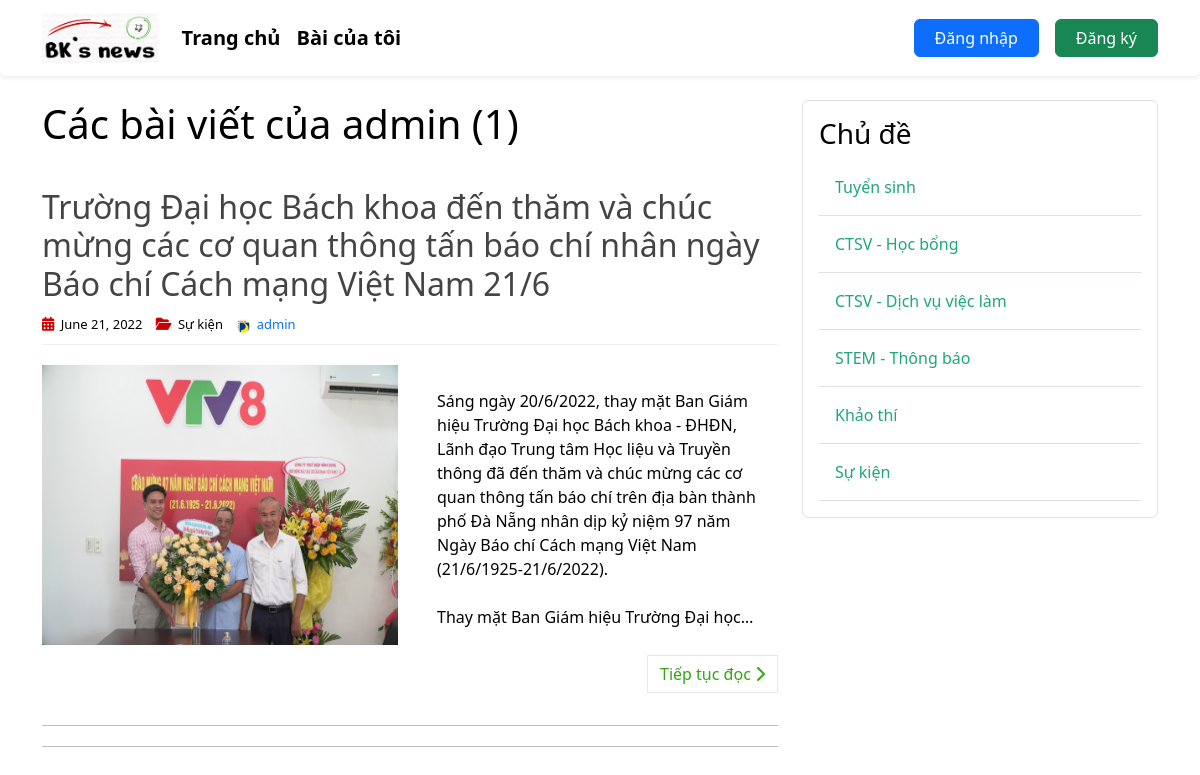
Screenshot of /user/admin with the database file from the repository.
### post_app/models.py (models this page shows, shortened)
class Post(models.Model):
    title = models.CharField(max_length=255)
    content = models.TextField()
    date_posted = models.DateTimeField(default=timezone.now)
    author = models.ForeignKey(User, on_delete=models.CASCADE)
    image = models.ImageField(default='default.jpg', upload_to='post_pics')
    topic = models.ForeignKey(Topic, on_delete=models.CASCADE, null=True, blank=False)

class Topic(models.Model):
    name = models.TextField(max_length=256)

### user_app/models.py (models this page shows, shortened)
class Profile(models.Model):
    user = models.OneToOneField(User, on_delete=models.CASCADE)
    avatar = models.ImageField(default='default.jpg', upload_to='profile_pics')

### post_app/views.py (the view)
# urls.py: path('user/<str:username>', UserPostListView.as_view(), name='user-posts'),
class UserPostListView(ListView):
    model = Post
    template_name = 'post/user_posts.html'
    context_object_name = 'posts'
    paginate_by = 5
    def get_queryset(self):
        user = get_object_or_404(User, username=self.kwargs.get('username'))
        return Post.objects.filter(author=user).order_by('-date_posted')
    def get_context_data(self, **kwargs):
        user = get_object_or_404(User, username=self.kwargs.get('username'))
        context = super(UserPostListView, self).get_context_data(**kwargs)
        context['posts'] = Post.objects.filter(author=user).order_by('-date_posted')
        context['topics'] = Topic.objects.all()
        return context

### post_app/templates/post/user_posts.html (shortened to what this page needs)
{% extends 'base.html' %}
{% load static %}
{% block post_content %}
<head>
    <link rel="stylesheet" type="text/css" href="{% static 'article/home.css' %}">
</head>
    <h1 class="mb-3">Các bài viết của {{ view.kwargs.username }} ({{ page_obj.paginator.count }})</h1>
    {% for post in posts %}
    <article>
        <header>
            <h2>
                <a href="{% url 'post-detail' post.id %}" class="post-title">
                    {{ post.title }}
                </a>
            </h2>
            <div class="entry-meta">
                <span>
                    <i class="fa-solid fa-calendar-days"></i>
                    {{ post.date_posted | date:"F d, Y" }}
                </span>
                <span>
                    <i class="fa-solid fa-folder-open"></i>
                    {{ post.topic.name }}
                </span>
                <span>
                    <img class="rounded-circle account-img" src="{{ post.author.profile.avatar.url }}" alt="account-image">
                    <a href="{% url 'user-posts' post.author.username %}" class="ms-auto">{{ post.author }}</a>
                </span>
            </div>
        </header>
        <div class="entry-content row">
            <img
                class="col-sm-6"
                src="{{ post.image.url }}"
                alt="image">
            <div class="col-sm-6">
                <p class="post-content truncate-content">
                    {{ post.content }}
                </p>
            </div>
            <p>
                <a href="{% url 'post-detail' post.id %}" class="read-more">
                    Tiếp tục đọc
                    <i class="fa fa-chevron-right"></i>
                </a>
            </p>
        </div>
        <hr class="section-divider">
    </article>
        <hr class="section-divider">
    {% endfor%}
{% endblock post_content %}
{% block topic_content %}
    {% include 'topic/topic_sidebar.html' %}
{% endblock topic_content %}

### post_app/templates/topic/topic_sidebar.html
<div class="content-section border p-3 rounded">
    <h3>Chủ đề</h3>
    {% for topic in topics %}
        <a href="{% url 'topic-posts' topic.id %}" class="topic-link">
            <div class="border-bottom w-100 p-3">
                {{topic.name}}
            </div>
        </a>
    {% endfor%}
</div>

### post_management_system/static/css/main.css (style rules this page uses)
body { color: #000; margin-top: 5rem; }
a, a:hover { text-decoration: none; }

### post_app/static/article/home.css (style rules this page uses)
a, a:hover { text-decoration: none; }
article { margin-bottom: 20px; }
article header { border-bottom: 1px solid #eee; margin: 40px 0 20px; padding-bottom: 9px; }
.post-title { color: #444; }
.entry-meta span { font-size: 13px; margin-right: 10px; }
.entry-meta i { font-size: 14px; margin-right: 3px; color: #cc0000; }
.account-img { height: 14px; width: 14px; margin-right: 3px; border: #cc0000; }
.truncate-content { display: -webkit-box; -webkit-line-clamp: 11; -webkit-box-orient: vertical; overflow: hidden; text-overflow: ellipsis; }
.entry-content { margin-top: 20px; }
.post-content { white-space: pre-line; position: relative; min-height: 1px; padding-right: 15px; padding-left: 15px; }
.read-more { float: right; border: 1px solid #e8e8e8; color: #33a415; background-color: transparent; margin-top: 10px; padding: 6px 12px; }
.topic-link div { color: #1fa67a; }

### rows the page displays
Post: title "Trường Đại học Bách khoa đến thăm và chúc mừng các cơ quan thông tấn báo chí nhân ngày Báo chí Cách mạng Việt Nam 21/6", date_posted "June 21, 2022", topic.name "Sự kiện", author.profile.avatar (picture), author "admin", image (picture), content "Sáng ngày 20/6/2022, thay mặt Ban Giám hiệu Trường Đại học Bách khoa - ĐHĐN, Lãnh đạo Trung tâm Học liệu và Truyền thông đã đến thăm và chúc mừng các cơ quan thông tấn báo chí trên địa bàn thành phố Đà Nẵng nhân dịp kỷ niệm 97 năm Ngày Báo chí Cách mạng Việt Nam (21/6/1925-21/6/2022). Thay mặt Ban Giám hiệu Trường Đại…"
Topic: name "Tuyển sinh"
Topic: name "CTSV - Học bổng"
Topic: name "CTSV - Dịch vụ việc làm"
Topic: name "STEM - Thông báo"
Topic: name "Khảo thí"
Topic: name "Sự kiện"

### other values shown
{{ view.kwargs.username }} "admin"
{{ page_obj.paginator.count }} "1"
